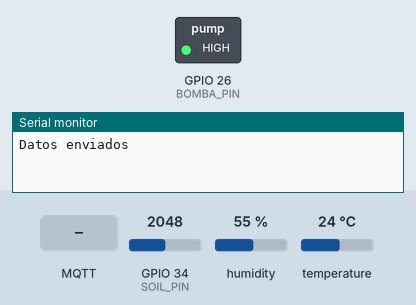
Simulated run of this program. Board: ESP32. Shown: switched loads named in the program (green lamp = pin HIGH), the last lines printed to the serial monitor. The test bench sets the inputs (shaded band); at power-on: GPIO 34 (SOIL_PIN) = 2048, humidity 55 %, temperature 24 °C. WiFi joins after 1.5 s; servers stay silent unless stated; the local clock reads 2024-03-15 10:24:30 at power-on unless the program sets it; no MQTT or app messages arrive unless stated.

Above: at 3.7 s.
3.8 s: MQTT message "ON" arrives on the first subscribed topic
At 5.3 s:
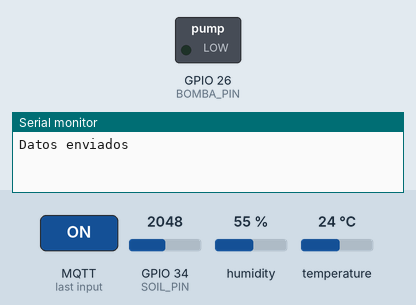
6.1 s: MQTT message "OFF" arrives on the first subscribed topic
At 7.9 s:
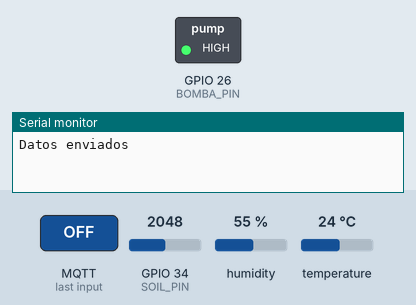
Timing chart, 0 to 9.4 s (numbered marks = the images above; inputs shaded):
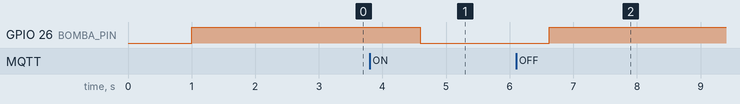

Measured:
- after the input at 3.8 s, GPIO 26 (BOMBA_PIN): HIGH → LOW after 0.79 s
- after the input at 6.1 s, GPIO 26 (BOMBA_PIN): LOW → HIGH after 0.52 s

The program:

main.cpp
```cpp
#include <Arduino.h>
#include <DHT.h>
#include <ArduinoJson.h>
#include <PubSubClient.h>
#include <WiFi.h>
#include <WiFiClientSecure.h>
#include <time.h>


const char* ssid= "iPhone";
const char* password ="angela123";
const char* mqtt_server = "00bb4b8f25504bcb8380dce5fdd8cf37.s1.eu.hivemq.cloud";
const int mqtt_port=8883;
const char* mqtt_user="Parcial2_Datos";
const char* mqtt_pass="Parcial2_Datos";
const char* topic = "Parcial2_Datos";
const char* topic_bomba = "Parcial2_Bomba";

#define DHTPIN 4
#define DHTTYPE DHT11
#define SOIL_PIN 34
#define BOMBA_PIN 26

DHT dht(DHTPIN, DHTTYPE);

WiFiClientSecure espClient;
PubSubClient client(espClient);
const long gmtOffset_sec = -5 * 3600;
const int daylightOffset_sec = 0;


void setup_wifi() {
  delay(10);

  Serial.println();
  Serial.print("Conectando a ");
  Serial.println(ssid);

  WiFi.begin(ssid, password);

  while (WiFi.status() != WL_CONNECTED) {
    delay(500);
    Serial.print(".");
  }

  Serial.println("");
  Serial.println("WiFi conectado");
  Serial.println("Dirección IP: ");
  Serial.println(WiFi.localIP());
}

void reconnect_mqtt() {
  while (!client.connected()) {
    Serial.print("Conectando a MQTT... ");

    bool conectado;

    if (strlen(mqtt_user) == 0) {
      conectado = client.connect("ESP32_Riego_01");
    } else {
      conectado = client.connect("ESP32_Riego_01", mqtt_user, mqtt_pass);
    }

    if (conectado) {
      Serial.println("conectado");

      bool suboOk = client.subscribe(topic_bomba);
      Serial.println(suboOk ? "Suscripcion OK" : "Suscripcion FALLO");

    } else {
      Serial.print("fallo, rc=");
      Serial.println(client.state());
      delay(3000);
    }
  }
}

void callback(char* topic, byte* payload, unsigned int length) {
  Serial.println("Callback OK");

  String mensaje = "";
  for (unsigned int i = 0; i < length; i++) {
    mensaje += (char)payload[i];
  }

  Serial.print("Topic: ");
  Serial.println(topic);
  Serial.print("Msg: ");
  Serial.println(mensaje);

  if (String(topic) == topic_bomba) {
    if (mensaje == "ON") {
      digitalWrite(BOMBA_PIN, LOW);
      Serial.println("Bomba encendida");
    } else if (mensaje == "OFF") {
      digitalWrite(BOMBA_PIN, HIGH);
      Serial.println("Bomba apagada");
    }
  }
}
void setup() {
  Serial.begin(115200);
  delay(1000);

  pinMode(BOMBA_PIN, OUTPUT);
  digitalWrite(BOMBA_PIN, HIGH);

  dht.begin();
  setup_wifi();

  configTime(gmtOffset_sec, daylightOffset_sec, "pool.ntp.org", "time.nist.gov");

  espClient.setInsecure();

  client.setServer(mqtt_server, mqtt_port);
  client.setCallback(callback);
  client.setKeepAlive(60);
  client.setSocketTimeout(60);
}

void loop() {
  if (WiFi.status() != WL_CONNECTED) {
    setup_wifi();
  }

  if (!client.connected()) {
    reconnect_mqtt();
  }

  client.loop();

  float humedadAire = dht.readHumidity();
  float temperatura = dht.readTemperature();
  int valorSuelo = analogRead(SOIL_PIN);

  JsonDocument doc;


  doc["node_id"] = "ESP32_1";

  if (isnan(humedadAire) || isnan(temperatura)) {
    doc["error"] = "Error leyendo el DHT11";
  } else {
    doc["temperatura"] = temperatura;
    doc["humedad_aire"] = humedadAire;
  }

  doc["humedad_suelo"] = valorSuelo;

  struct tm timeinfo;
  if (getLocalTime(&timeinfo)) {
    char fechaHora[30];
    strftime(fechaHora, sizeof(fechaHora), "%Y-%m-%d %H:%M:%S", &timeinfo);
    doc["timestamp"] = fechaHora;
  } else {
    doc["timestamp"] = "sin_hora";
  }

  char buffer[256];
  serializeJson(doc, buffer);

  bool enviado = client.publish(topic, buffer);

  Serial.println(buffer);
  Serial.println(enviado ? "Datos enviados" : "Error al enviar datos");

  client.loop();
  delay(2000);
}
```
